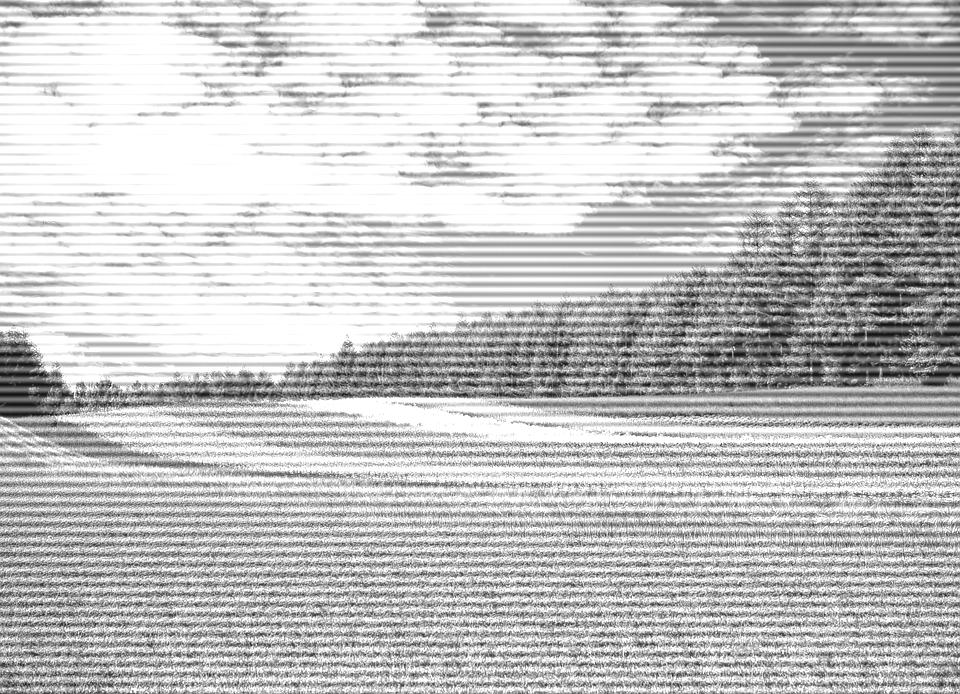
#> input picture Assignment4/Noisy_flower1_horizontal.jpg, 960 x 694 px, found by its file name
$ python main3Butterworth.py
#> lines starting #> are read from the running program, lines starting #| are printed output that depends on the picture
import numpy as np
import cv2

def butterworth_notch_reject(shape, d0, n):
    rows, cols = shape
    crow, ccol = rows // 2, cols // 2

    # Calculate distance from the center
    y, x = np.ogrid[-crow:rows-crow, -ccol:cols-ccol]
    d = np.sqrt(x*x + y*y)

    # Apply Butterworth formula
    mask = 1 / (1 + (d0 / d)**(2*n))
    mask[crow, :] = 1

    return mask

if __name__ == '__main__':
    img = cv2.imread('noisy_flower1_horizontal.jpg', cv2.IMREAD_GRAYSCALE)
#> img is the input picture: shape (694, 960); min 4, max 255, mean 196
    mask = butterworth_notch_reject(img.shape, d0=30, n=2)
    cv2.imshow('Original', img)
    cv2.imshow('Mask', mask)
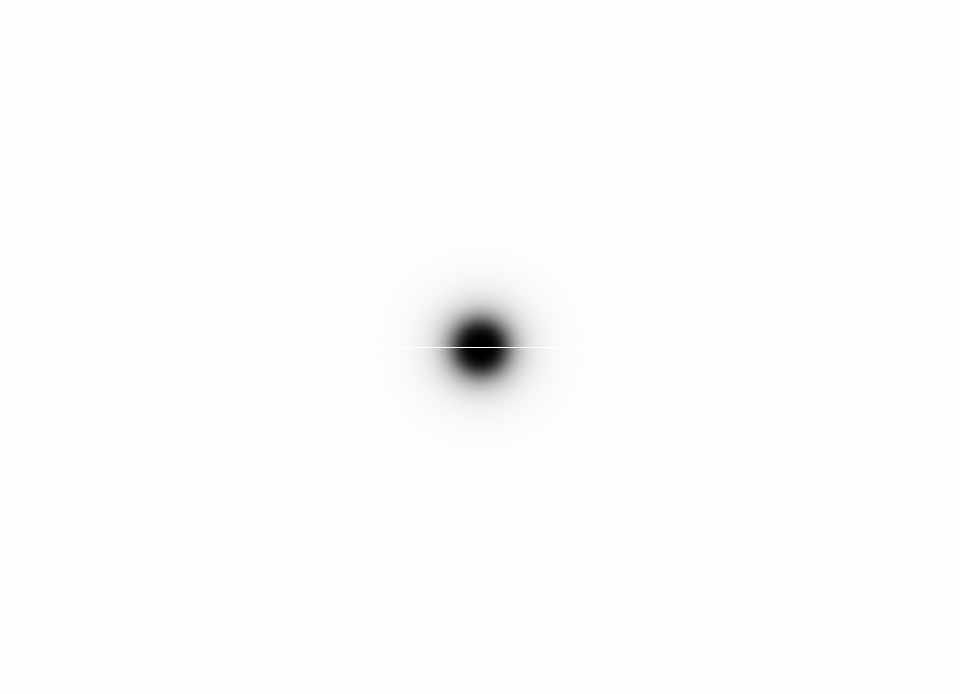
#> window 'Mask': shape (694, 960) float64; min 1.23e-06, max 1, mean 0.993
    cv2.waitKey(0)
    cv2.destroyAllWindows()
